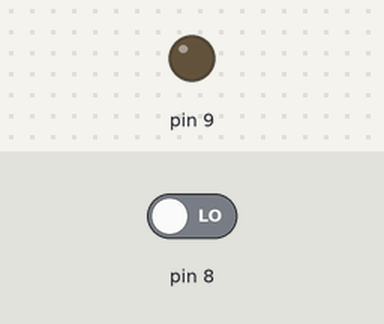
Recording of a sketch running on a simulated Arduino Uno, built with avr-gcc and run on an emulated ATmega328P. On the bench: output pins drawn as LEDs (lit = HIGH). The test bench sets the inputs (shaded band); at power-on: pin 8 LOW.

Above: at 1.2 s.
1.3 s: pin 8 driven HIGH
At 2.3 s:
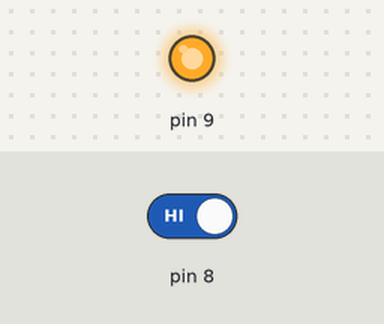
2.8 s: pin 8 driven LOW
At 3.5 s:
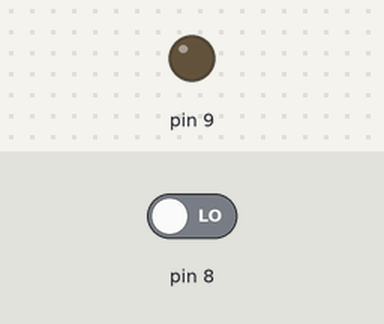
Timing chart, 0 to 5.8 s (numbered marks = the images above; inputs shaded):
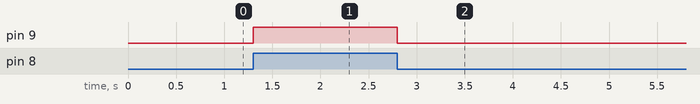

The sketch:

sensortouchTTP223.ino
```cpp
int touch = 0;

void setup() {

  pinMode(8, INPUT);
  pinMode(9, OUTPUT);

}

void loop() {

 touch = digitalRead(8);

 if(touch==1)
 {
  digitalWrite(9, HIGH);
 }
 else
 {
  digitalWrite(9, LOW);
 }

}
```

Measured:
- after the input at 1.3 s, pin 9: LOW → HIGH at once
- after the input at 2.8 s, pin 9: HIGH → LOW at once
